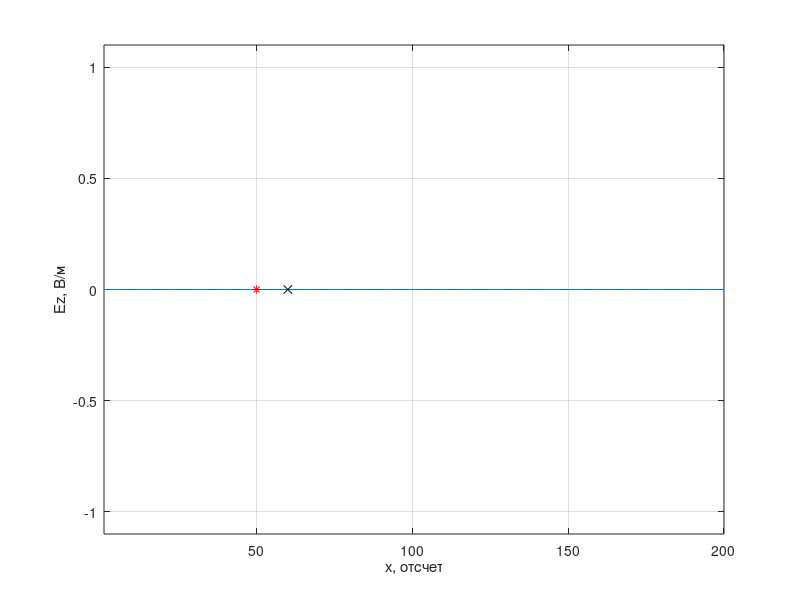
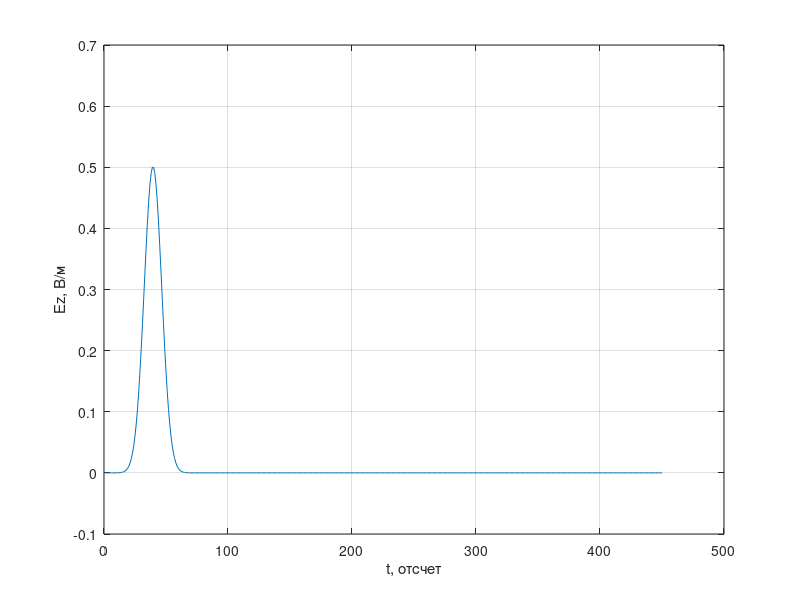

Write MATLAB code to recreate these figures, in order.
%% Одномерный FDTD. Версия 1.2
% Добавлены поглощающие граничные условия
clear

% Волновое сопротивление свободного пространства
W0 = 120 * pi;

% Время расчета в отсчетах
maxTime = 450;

% Размер области моделирования в отсчетах
maxSize = 200;

% Положение датчика, регистрирующего поля
probePos = 60;

% Положение источника возбуждения
sourcePos = 50;

Ez = zeros (1, maxSize);
Hy = zeros (size (Ez));

% Поле, зарегистрированное в датчике в зависимости от времени
probeTimeEz = zeros (1, maxTime);

figure

for t = 1: maxTime
    % Расчет компоненты поля H
    Hy(maxSize) = Hy(maxSize - 1);
    for m = 1: maxSize - 1
        % До этой строки Hy(n) хранит значение компоненты Hy
        % за предыдущий момент времени
        Hy(m) = Hy(m) + (Ez(m + 1) - Ez(m)) / W0;
    end
    
    % Расчет компоненты поля E
    Ez(1) = Ez(2);
    for m = 2: maxSize
        % До этой строки Ez(n) хранит значение компоненты EzS
        % за предыдущий момент времени
        Ez(m) = Ez(m) + (Hy(m) - Hy(m - 1)) * W0;
    end

    % Источник возбуждения
    Ez(sourcePos) = Ez(sourcePos) + exp (-(t - 30.0) ^ 2 / 100.0);
    
    % Регистрация поля в точке
    probeTimeEz(t) = Ez(probePos);
    
    plot (Ez);
    xlim ([1, maxSize]);
    ylim ([-1.1, 1.1]);
    xlabel ('x, отсчет')
    ylabel ('Ez, В/м')
    grid on
    hold on
    plot ([probePos], [0], 'xk');
    plot ([sourcePos], [0], '*r');
    hold off
    pause (0.01)
end

figure
plot (probeTimeEz)
xlabel ('t, отсчет')
ylabel ('Ez, В/м')
grid on